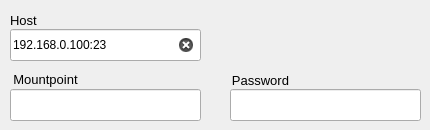
        <widget class="QWidget" name="tab_ntrips">
         <attribute name="title">
          <string>NTRIP Server</string>
         </attribute>
         <widget class="QLineEdit" name="lineEdit_str2str_out_ntrips_mountpoint">
          <property name="geometry">
           <rect>
            <x>10</x>
            <y>89</y>
            <width>191</width>
            <height>32</height>
           </rect>
          </property>
          <property name="clearButtonEnabled">
           <bool>true</bool>
          </property>
         </widget>
         <widget class="QLabel" name="label_92">
          <property name="geometry">
           <rect>
            <x>230</x>
            <y>70</y>
            <width>61</width>
            <height>20</height>
           </rect>
          </property>
          <property name="font">
           <font>
            <pointsize>10</pointsize>
           </font>
          </property>
          <property name="text">
           <string>Password</string>
          </property>
          <property name="alignment">
           <set>Qt::AlignCenter</set>
          </property>
         </widget>
         <widget class="QLineEdit" name="lineEdit_str2str_out_ntrips_host">
          <property name="geometry">
           <rect>
            <x>10</x>
            <y>29</y>
            <width>191</width>
            <height>32</height>
           </rect>
          </property>
          <property name="text">
           <string>192.168.0.100:23</string>
          </property>
          <property name="clearButtonEnabled">
           <bool>true</bool>
          </property>
         </widget>
         <widget class="QLineEdit" name="lineEdit_str2str_out_ntrips_pass">
          <property name="geometry">
           <rect>
            <x>230</x>
            <y>89</y>
            <width>191</width>
            <height>32</height>
           </rect>
          </property>
          <property name="clearButtonEnabled">
           <bool>true</bool>
          </property>
         </widget>
         <widget class="QLabel" name="label_93">
          <property name="geometry">
           <rect>
            <x>10</x>
            <y>69</y>
            <width>71</width>
            <height>20</height>
           </rect>
          </property>
          <property name="font">
           <font>
            <pointsize>10</pointsize>
           </font>
          </property>
          <property name="text">
           <string>Mountpoint</string>
          </property>
          <property name="alignment">
           <set>Qt::AlignCenter</set>
          </property>
         </widget>
         <widget class="QLabel" name="label_94">
          <property name="geometry">
           <rect>
            <x>10</x>
            <y>10</y>
            <width>90</width>
            <height>21</height>
           </rect>
          </property>
          <property name="font">
           <font>
            <pointsize>10</pointsize>
            <weight>50</weight>
            <bold>false</bold>
           </font>
          </property>
          <property name="text">
           <string>Host</string>
          </property>
         </widget>
        </widget>
